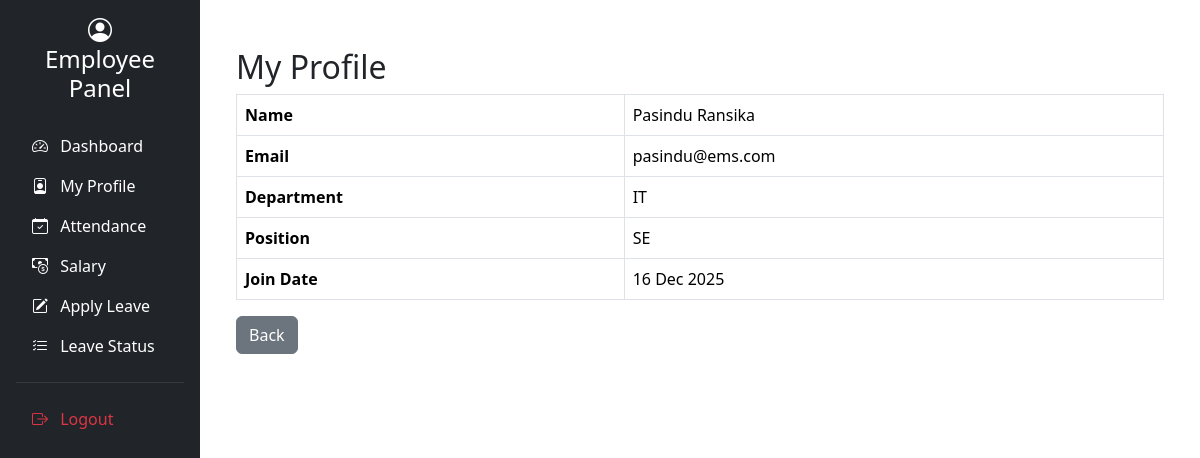
The page /employee/profile.php (signed in) on the database its author committed.
### tables this page shows
CREATE TABLE `employees` (
  `id` int(11) NOT NULL,
  `user_id` int(11) NOT NULL,
  `department_id` int(11) NOT NULL,
  `position` varchar(100) NOT NULL,
  `join_date` date NOT NULL,
  `salary` int(11) NOT NULL,
  `increment_rate` int(11) DEFAULT 5,
  `last_increment` date DEFAULT NULL
);

CREATE TABLE `users` (
  `id` int(11) NOT NULL,
  `name` varchar(100) NOT NULL,
  `email` varchar(100) NOT NULL,
  `password` varchar(255) NOT NULL,
  `role` enum('admin','employee') NOT NULL
);

CREATE TABLE `departments` (
  `id` int(11) NOT NULL,
  `name` varchar(100) NOT NULL
);

### employee/profile.php (the view, shortened to what this page needs)
<?php
include "header.php";
include "../config/db.php";
$user_id = $_SESSION['user_id'];
$emp = $conn->query("
  SELECT u.name, u.email, d.name AS department,
         e.position, e.join_date
  FROM users u
  JOIN employees e ON u.id = e.user_id
  JOIN departments d ON e.department_id = d.id
  WHERE u.id = $user_id
")->fetch_assoc();
?>
<!DOCTYPE html>
<html>
<head>
<link href="https://cdn.jsdelivr.net/npm/bootstrap@5.3.2/dist/css/bootstrap.min.css" rel="stylesheet">
</head>
<body>
<div class="container mt-4">
<h2>My Profile</h2>
<table class="table table-bordered">
<tr><th>Name</th><td><?= $emp['name'] ?></td></tr>
<tr><th>Email</th><td><?= $emp['email'] ?></td></tr>
<tr><th>Department</th><td><?= $emp['department'] ?></td></tr>
<tr><th>Position</th><td><?= $emp['position'] ?></td></tr>
<tr><th>Join Date</th><td><?= date("d M Y", strtotime($emp['join_date'])) ?></td></tr>
</table>
<a href="dashboard.php" class="btn btn-secondary">Back</a>
</div>
</body>
</html>

### rows shown on the page
employees: user.name "Pasindu Ransika", user.email "pasindu@ems.com", department.name "IT", position "SE", join_date "16 Dec 2025"
